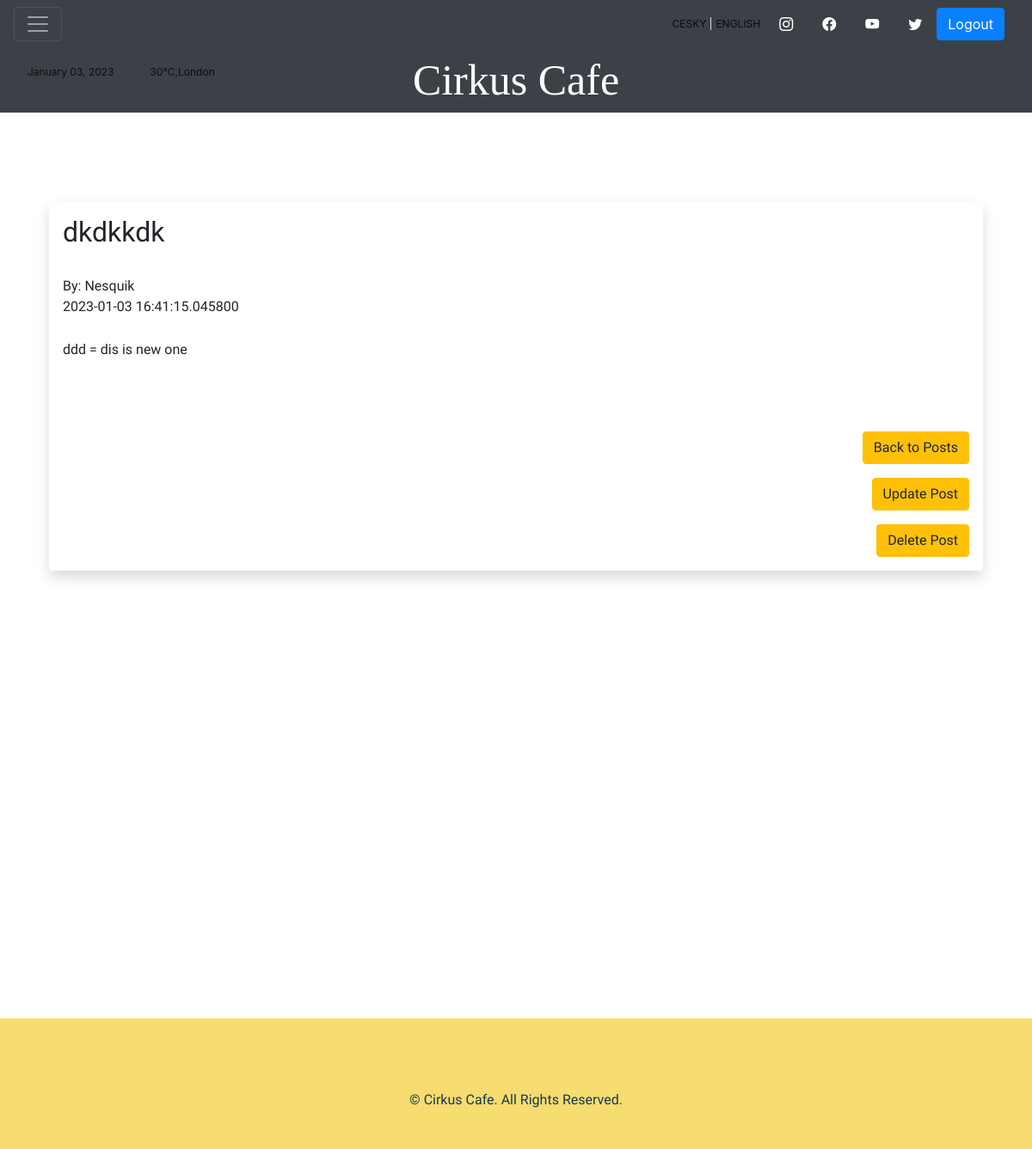
The page /blog_post/3 (signed in) on the database its author committed.
### main.py (models this page shows, shortened)
class Posts(db.Model):
    id = db.Column(db.Integer, primary_key=True)
    title = db.Column(db.String(255))
    content = db.Column(db.Text)
    date_posted = db.Column(db.DateTime, default=datetime.now)
    slug = db.Column(db.String(255))
    poster_id = db.Column(db.Integer, db.ForeignKey("users.id"))

class Users(db.Model, UserMixin):
    id = db.Column(db.Integer, primary_key=True)
    username = db.Column(db.String(100), nullable=False)
    name = db.Column(db.String(100), nullable=False)
    surname = db.Column(db.String(100), nullable=False)
    occupation = db.Column(db.String(100), nullable=False)
    phone_number = db.Column(db.Integer, nullable=False)
    gender = db.Column(db.String(100), nullable=False)
    email = db.Column(db.String(150), nullable=False, unique=True)
    street_address = db.Column(db.String(100), nullable=False)
    house_number = db.Column(db.Integer, nullable=False)
    city = db.Column(db.String(100), nullable=False)
    state = db.Column(db.String(100))
    state2 = db.Column(db.String(100))
    zip_code = db.Column(db.Integer, nullable=False)
    password = db.Column(db.String(100), nullable=False)
    terms_agreement = db.Column(db.String(100), nullable=False)
    blog_posts = db.relationship('Posts', backref="poster")
    date_of_registration = db.Column(db.DateTime, default=datetime.now)

### main.py (the view)
@app.route("/blog_post/<int:id>")
@login_required
def post(id):
    date = datetime.now()
    post = Posts.query.get_or_404(id)
    return render_template("post.html", post=post, date=date)

### main.py (called while the page is built)
@login_manager.user_loader
def load_user(user_id):
    return Users.query.get(int(user_id))

### templates/post.html (shortened to what this page needs)
{% include 'header.html' %}
{% include 'navbar.html' %}
<div class="container-md post">
    <br/>
    <div class="container py-5 h-100">
        <div class="shadow p-3 mb-5 bg-body rounded">
            <h2>{{ post.title }}</h2><br/>
            By: {{ post.poster.username }}<br/>
            {{ post.date_posted }} <br/><br/>
            {{ post.content|safe}}<br/><br/>
            <div class="d-flex justify-content-end pt-3">
                <a href="{{url_for('blog_posts') }}" class="btn btn-warning btn-md ms-2">Back to Posts</a>
            </div>
            <div class="d-flex justify-content-end pt-3">
                <a href="{{url_for('update_post', id=post.id) }}" class="btn btn-warning btn-md ms-2">Update Post</a>
            </div>
            <div class="d-flex justify-content-end pt-3">
                <a href="{{url_for('delete_post', id=post.id) }}" class="btn btn-warning btn-md ms-2"> Delete Post</a>
            </div>
        </div>
    </div>
</div>
<br/><br/><br/>
{% include 'footer.html' %}

### rows shown on the page
Posts: title "dkdkkdk", date_posted "2023-01-03 16:41:15.045800", content "ddd = dis is new one"
Users: poster.username "Nesquik"
